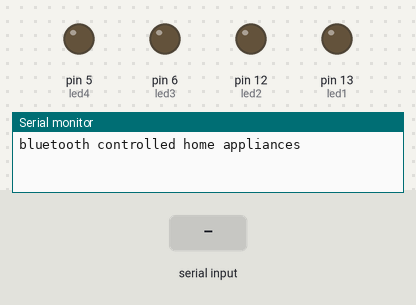
Simulated run of this sketch. Board: Arduino Uno, built with avr-gcc and run on an emulated ATmega328P. Parts: output pins drawn as LEDs (lit = HIGH), the last lines printed to the serial monitor. The inputs (shaded band) are chosen by the test bench.

Above: at 1.2 s.
1.3 s: "a" received over the second serial link
At 2.1 s:
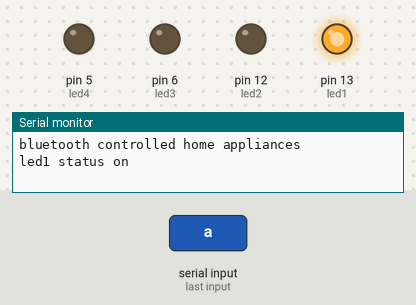
2.8 s: "d" received over the second serial link
At 3.2 s:
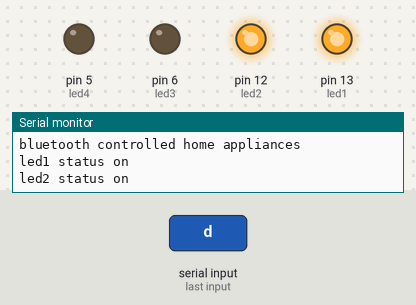
4.3 s: "b" received over the second serial link
At 5.5 s:
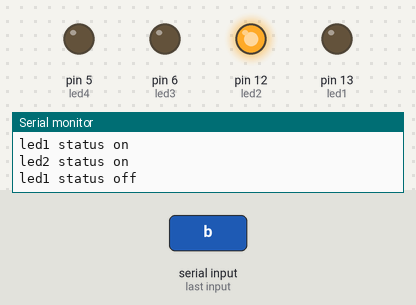
5.8 s: "f" received over the second serial link
At 6.7 s:
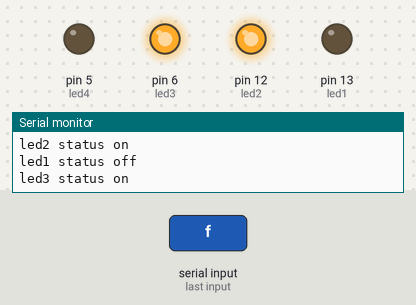
7.3 s: "e" received over the second serial link
At 7.8 s:
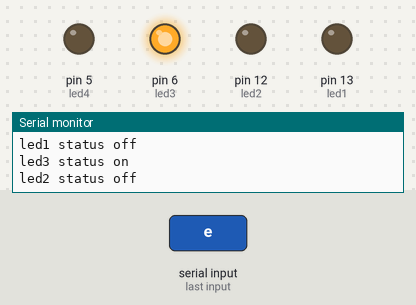
8.8 s: "h" received over the second serial link
At 10.2 s:
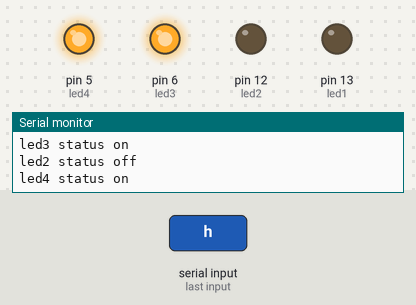
Timing chart, 0 to 11.3 s (numbered marks = the images above; inputs shaded):
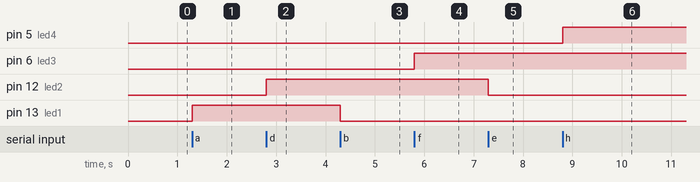

Measured:
- after the input at 1.3 s, pin 13 (led1): LOW → HIGH at once
- after the input at 2.8 s, pin 12 (led2): LOW → HIGH at once
- after the input at 4.3 s, pin 13 (led1): HIGH → LOW at once
- after the input at 5.8 s, pin 6 (led3): LOW → HIGH at once
- after the input at 7.3 s, pin 12 (led2): HIGH → LOW at once
- after the input at 8.8 s, pin 5 (led4): LOW → HIGH at once

The sketch:

final_code_for_BT_control.ino
```cpp
#include<SoftwareSerial.h>
const int led1 =  13;
const int led2 =  12;
const int led3 =  6;
const int led4 =  5;
SoftwareSerial mySerial(10,11);

void setup()
{
 pinMode(led1,OUTPUT);
  pinMode(led2,OUTPUT);
   pinMode(led3,OUTPUT);
  pinMode(led4,OUTPUT);
  Serial.begin(9600);
  mySerial.begin(57600);
  Serial.println("bluetooth controlled home appliances");
}

void loop()
{
 int c;
  if(mySerial.available())
 {
    c=mySerial.read();
     if(c=='a')
     {
         digitalWrite(led1,HIGH);
         Serial.println("led1 status on");
       }
      if(c=='b')
     {
         digitalWrite(led1,LOW);
         Serial.println("led1 status off");
         }

       if(c=='d')
       {
         digitalWrite(led2,HIGH);
         Serial.println("led2 status on");
       }

        if(c=='e')
        {
          digitalWrite(led2,LOW);
         Serial.println("led2 status off");
        }

         if(c=='f')
        {
          digitalWrite(led3,HIGH);
         Serial.println("led3 status on");
        }

         if(c=='g')
        {
          digitalWrite(led3,LOW);
         Serial.println("led3 status off");
        }

         if(c=='h')
        {
          digitalWrite(led4,HIGH);
         Serial.println("led4 status on");
        }

         if(c=='i')
        {
          digitalWrite(led4,LOW);
         Serial.println("led4 status off");
        }

 }
}
```
